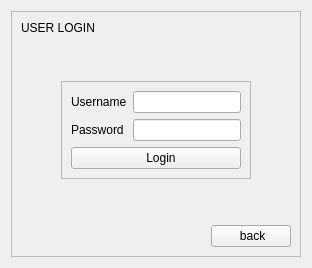
      <widget class="QWidget" name="User_login_Page">
       <layout class="QVBoxLayout" name="verticalLayout_57">
        <item>
         <widget class="QFrame" name="frame_8">
          <property name="frameShape">
           <enum>QFrame::StyledPanel</enum>
          </property>
          <property name="frameShadow">
           <enum>QFrame::Raised</enum>
          </property>
          <layout class="QVBoxLayout" name="verticalLayout_52">
           <item>
            <layout class="QVBoxLayout" name="verticalLayout_56">
             <item>
              <widget class="QLabel" name="User_login_title">
               <property name="styleSheet">
                <string notr="true">font: 36pt &quot;Fira Sans&quot;;</string>
               </property>
               <property name="text">
                <string>USER LOGIN</string>
               </property>
              </widget>
             </item>
             <item>
              <spacer name="verticalSpacer_5">
               <property name="orientation">
                <enum>Qt::Vertical</enum>
               </property>
               <property name="sizeHint" stdset="0">
                <size>
                 <width>20</width>
                 <height>40</height>
                </size>
               </property>
              </spacer>
             </item>
             <item>
              <layout class="QHBoxLayout" name="horizontalLayout_33">
               <item>
                <spacer name="horizontalSpacer_5">
                 <property name="orientation">
                  <enum>Qt::Horizontal</enum>
                 </property>
                 <property name="sizeHint" stdset="0">
                  <size>
                   <width>40</width>
                   <height>20</height>
                  </size>
                 </property>
                </spacer>
               </item>
               <item>
                <widget class="QFrame" name="frame_9">
                 <property name="frameShape">
                  <enum>QFrame::StyledPanel</enum>
                 </property>
                 <property name="frameShadow">
                  <enum>QFrame::Raised</enum>
                 </property>
                 <layout class="QVBoxLayout" name="verticalLayout_55">
                  <item>
                   <layout class="QHBoxLayout" name="horizontalLayout_32">
                    <item>
                     <layout class="QHBoxLayout" name="horizontalLayout_31">
                      <item>
                       <layout class="QVBoxLayout" name="verticalLayout_54">
                        <item>
                         <layout class="QVBoxLayout" name="verticalLayout_53">
                          <item>
                           <layout class="QHBoxLayout" name="horizontalLayout_24">
                            <item>
                             <widget class="QLabel" name="label_7">
                              <property name="styleSheet">
                               <string notr="true">font: 12pt &quot;Fira Sans&quot;;</string>
                              </property>
                              <property name="text">
                               <string>Username</string>
                              </property>
                             </widget>
                            </item>
                            <item>
                             <widget class="QLineEdit" name="user_input"/>
                            </item>
                           </layout>
                          </item>
                          <item>
                           <layout class="QHBoxLayout" name="horizontalLayout_25">
                            <item>
                             <widget class="QLabel" name="label_6">
                              <property name="styleSheet">
                               <string notr="true">font: 12pt &quot;Fira Sans&quot;;</string>
                              </property>
                              <property name="text">
                               <string>Password </string>
                              </property>
                             </widget>
                            </item>
                            <item>
                             <widget class="QLineEdit" name="user_pass_input">
                              <property name="echoMode">
                               <enum>QLineEdit::Password</enum>
                              </property>
                             </widget>
                            </item>
                           </layout>
                          </item>
                         </layout>
                        </item>
                        <item>
                         <widget class="QPushButton" name="user_login_button">
                          <property name="styleSheet">
                           <string notr="true">font: 12pt &quot;Fira Sans&quot;;</string>
                          </property>
                          <property name="text">
                           <string>   Login</string>
                          </property>
                          <property name="icon">
                           <iconset resource="img.qrc">
                            <normaloff>:/img/login.png</normaloff>:/img/login.png</iconset>
                          </property>
                          <property name="iconSize">
                           <size>
                            <width>25</width>
                            <height>25</height>
                           </size>
                          </property>
                         </widget>
                        </item>
                       </layout>
                      </item>
                     </layout>
                    </item>
                   </layout>
                  </item>
                 </layout>
                </widget>
               </item>
               <item>
                <spacer name="horizontalSpacer_13">
                 <property name="orientation">
                  <enum>Qt::Horizontal</enum>
                 </property>
                 <property name="sizeHint" stdset="0">
                  <size>
                   <width>40</width>
                   <height>20</height>
                  </size>
                 </property>
                </spacer>
               </item>
              </layout>
             </item>
             <item>
              <spacer name="verticalSpacer_4">
               <property name="orientation">
                <enum>Qt::Vertical</enum>
               </property>
               <property name="sizeHint" stdset="0">
                <size>
                 <width>20</width>
                 <height>40</height>
                </size>
               </property>
              </spacer>
             </item>
             <item>
              <layout class="QHBoxLayout" name="horizontalLayout_26">
               <item>
                <spacer name="horizontalSpacer_15">
                 <property name="orientation">
                  <enum>Qt::Horizontal</enum>
                 </property>
                 <property name="sizeHint" stdset="0">
                  <size>
                   <width>40</width>
                   <height>20</height>
                  </size>
                 </property>
                </spacer>
               </item>
               <item>
                <widget class="QPushButton" name="back_2">
                 <property name="styleSheet">
                  <string notr="true">font: 12pt &quot;Fira Sans&quot;;</string>
                 </property>
                 <property name="text">
                  <string> back</string>
                 </property>
                 <property name="icon">
                  <iconset resource="img.qrc">
                   <normaloff>:/img/go-back.png</normaloff>:/img/go-back.png</iconset>
                 </property>
                 <property name="iconSize">
                  <size>
                   <width>20</width>
                   <height>20</height>
                  </size>
                 </property>
                </widget>
               </item>
              </layout>
             </item>
            </layout>
           </item>
          </layout>
         </widget>
        </item>
       </layout>
      </widget>
